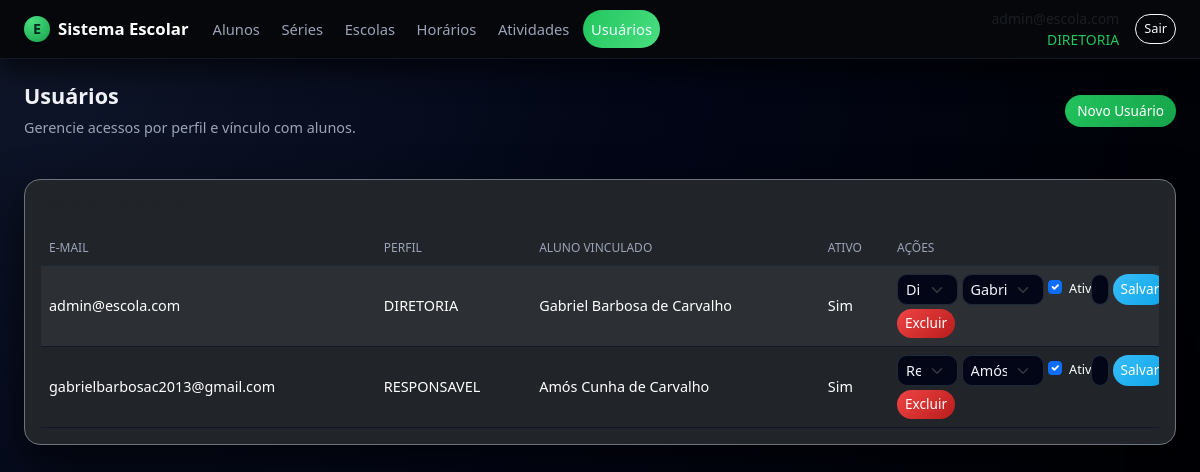
/usuarios/ (signed in), run on the app's committed database.
### app.py (models this page shows, shortened)
class Usuario(db.Model, UserMixin):
    __tablename__ = "usuario"
    id = db.Column(db.Integer, primary_key=True)
    email = db.Column(db.String(120), unique=True, nullable=False)
    senha_hash = db.Column(db.String(255), nullable=False)
    papel = db.Column(db.String(30), nullable=False, default="ALUNO")
    ativo = db.Column(db.Boolean, nullable=False, default=True)
    created_at = db.Column(db.DateTime, nullable=False, default=datetime.utcnow)
    aluno_id = db.Column(db.Integer, db.ForeignKey("aluno.id"), nullable=True)
    aluno = db.relationship("Aluno", lazy="joined")
    def papel_upper(self):
        return (self.papel or "").upper()
    def is_diretoria(self):
        return self.papel_upper() == "DIRETORIA"

class Aluno(db.Model):
    __tablename__ = "aluno"
    id = db.Column(db.Integer, primary_key=True)
    nome = db.Column(db.String(180), nullable=False)
    escola_id = db.Column(db.Integer, db.ForeignKey("escola.id"))
    serie_id = db.Column(db.Integer, db.ForeignKey("serie.id"))
    horario_id = db.Column(db.Integer, db.ForeignKey("horario.id"))
    telefone_cel = db.Column(db.String(30))
    telefone_fixo = db.Column(db.String(30))
    foto_path = db.Column(db.String(300))
    observacoes = db.Column(db.Text)
    naturalidade = db.Column(db.String(120))
    nacionalidade = db.Column(db.String(120))
    data_nascimento = db.Column(db.Date)
    idade = db.Column(db.Integer)
    sexo = db.Column(db.String(1))
    nome_pai = db.Column(db.String(180))
    nome_mae = db.Column(db.String(180))
    endereco = db.Column(db.String(200))
    numero = db.Column(db.String(20))
    bairro = db.Column(db.String(120))
    tem_dificuldade = db.Column(db.Boolean)
    qual_dificuldade = db.Column(db.String(255))
    toma_medicamento = db.Column(db.Boolean)
    qual_medicamento = db.Column(db.String(255))
    inicio_aulas = db.Column(db.Date)
    mensalidade_opcao = db.Column(db.String(60))
    escola = db.relationship("Escola", lazy="joined")
    serie = db.relationship("Serie", lazy="joined")
    horario = db.relationship("Horario", lazy="joined")

### app.py (the view)
@app.route("/usuarios/", methods=["GET"])
@login_required
def usuarios_list():
    if not current_user.is_diretoria():
        flash("Acesso restrito à DIRETORIA.", "warning")
        return redirect(url_for("index"))
    items = Usuario.query.order_by(Usuario.email.asc()).all()
    alunos = Aluno.query.order_by(Aluno.nome.asc()).all()
    return render_template("usuarios/listar.html", items=items, alunos=alunos)

### app.py (called while the page is built)
@login_manager.user_loader
def load_user(uid):
    return db.session.get(Usuario, int(uid))

@app.context_processor
def inject_can():
    return dict(can=can)

### templates/usuarios/listar.html (shortened to what this page needs)
{% extends "base.html" %}
{% block content %}
<div class="page-title-row mb-3">
  <div>
    <h2>Usuários</h2>
    <div class="subtitle">Gerencie acessos por perfil e vínculo com alunos.</div>
  </div>
  <div class="d-flex align-items-center gap-2">
    <button class="btn btn-success"
            type="button"
            data-bs-toggle="collapse"
            data-bs-target="#formNovoUsuario"
            aria-expanded="false"
            aria-controls="formNovoUsuario">
      Novo Usuário
    </button>
  </div>
</div>
<section class="card bg-dark border-secondary">
  <div class="card-body">
    <h5 class="card-title mb-3">Usuários cadastrados</h5>
    {% if items %}
      <div class="table-responsive">
        <table class="table table-dark table-striped align-middle">
          <thead>
            <tr>
              <th>E-mail</th>
              <th>Perfil</th>
              <th>Aluno vinculado</th>
              <th>Ativo</th>
              <th style="width: 270px;">Ações</th>
            </tr>
          </thead>
          <tbody>
          {% for u in items %}
            <tr>
              <td>{{ u.email }}</td>
              <td>{{ u.papel_upper() }}</td>
              <td>{{ u.aluno.nome if u.aluno else '-' }}</td>
              <td>{{ 'Sim' if u.ativo else 'Não' }}</td>
              <td>
                <form method="post"
                      action="{{ url_for('usuarios_editar', id=u.id) }}"
                      class="row g-1 align-items-center">
                  <div class="col-md-3">
                    <select name="papel" class="form-select form-select-sm">
                      <option value="DIRETORIA" {{ 'selected' if u.papel_upper()=='DIRETORIA' else '' }}>Diretoria</option>
                      <option value="RESPONSAVEL" {{ 'selected' if u.papel_upper()=='RESPONSAVEL' else '' }}>Responsável</option>
                    </select>
                  </div>
                  <div class="col-md-4">
                    <select name="aluno_id" class="form-select form-select-sm">
                      {% for a in alunos %}
                        <option value="{{ a.id }}" {{ 'selected' if u.aluno_id == a.id else '' }}>
                          {{ a.nome }}
                        </option>
                      {% endfor %}
                    </select>
                  </div>
                  <div class="col-md-2 d-flex align-items-center">
                    <div class="form-check">
                      <input class="form-check-input" type="checkbox" name="ativo"
                             id="ativo_{{ u.id }}" {{ 'checked' if u.ativo else '' }}>
                      <label class="form-check-label small" for="ativo_{{ u.id }}">Ativo</label>
                    </div>
                  </div>
                  <div class="col-md-3 d-flex gap-1">
                    <input type="password"
                           name="nova_senha"
                           class="form-control form-control-sm"
                           placeholder="Nova senha">
                    <button type="submit" class="btn btn-sm btn-primary">Salvar</button>
                  </div>
                </form>
                <form method="post"
                      action="{{ url_for('usuarios_excluir', id=u.id) }}"
                      class="mt-1"
                      onsubmit="return confirm('Confirma excluir este usuário?');">
                  <button type="submit" class="btn btn-sm btn-danger">Excluir</button>
                </form>
              </td>
            </tr>
          {% endfor %}
          </tbody>
        </table>
      </div>
    {% else %}
      <p class="text-muted mb-0">Nenhum usuário cadastrado.</p>
    {% endif %}
  </div>
</section>
{% endblock %}

### templates/base.html (shortened to what this page needs)
<!doctype html>
<html lang="pt-BR">
<head>
  <link
    href="https://cdn.jsdelivr.net/npm/bootstrap@5.3.3/dist/css/bootstrap.min.css"
    rel="stylesheet"
  >
  <link rel="stylesheet" href="{{ url_for('static', filename='css/style.css') }}">
</head>
<body class="app-body">
  <header class="app-navbar navbar navbar-expand-lg navbar-dark">
    <div class="container-fluid px-3 px-lg-4">
      <a class="navbar-brand d-flex align-items-center gap-2" href="{{ url_for('index') }}">
        <span class="brand-icon">E</span>
        <span class="fw-semibold">Sistema Escolar</span>
      </a>
      {% if current_user.is_authenticated %}
        <div class="collapse navbar-collapse" id="mainNav">
          <ul class="navbar-nav me-auto mb-2 mb-lg-0 app-menu">
            {% set papel = current_user.papel_upper() if current_user.is_authenticated else '' %}
            <li class="nav-item">
              <a class="nav-link {% if request.endpoint and 'alunos' in request.endpoint %}active{% endif %}"
                 href="{{ url_for('alunos_list') }}">
                Alunos
              </a>
            </li>
            {% if papel not in ['RESPONSAVEL', 'ALUNO'] %}
              <li class="nav-item">
                <a class="nav-link {% if request.endpoint and 'series_' in request.endpoint %}active{% endif %}"
                   href="{{ url_for('series_list') }}">
                  Séries
                </a>
              </li>
              <li class="nav-item">
                <a class="nav-link {% if request.endpoint and 'escolas_' in request.endpoint %}active{% endif %}"
                   href="{{ url_for('escolas_list') }}">
                  Escolas
                </a>
              </li>
              <li class="nav-item">
                <a class="nav-link {% if request.endpoint and 'horarios_' in request.endpoint %}active{% endif %}"
                   href="{{ url_for('horarios_list') }}">
                  Horários
                </a>
              </li>
            {% endif %}
            <li class="nav-item">
              <a class="nav-link {% if request.endpoint and 'atividades_' in request.endpoint %}active{% endif %}"
                 href="{{ url_for('atividades_listar') }}">
                Atividades
              </a>
            </li>
            {% if papel == 'DIRETORIA' %}
              <li class="nav-item">
                <a class="nav-link {% if request.endpoint and 'usuarios_' in request.endpoint %}active{% endif %}"
                   href="{{ url_for('usuarios_list') }}">
                  Usuários
                </a>
              </li>
            {% endif %}
          </ul>
          <div class="d-flex align-items-center gap-3">
            <div class="text-end small text-muted d-none d-md-block">
              <div>{{ current_user.email }}</div>
              <div class="text-accent">{{ current_user.papel_upper() }}</div>
            </div>
            <form method="post" action="{{ url_for('logout') }}">
              <button class="btn btn-sm btn-outline-light" type="submit">Sair</button>
            </form>
          </div>
        </div>
      {% endif %}
    </div>
  </header>
  <main class="app-main container-fluid px-3 px-lg-4 py-4">
    <div class="page-wrapper">
      {% block content %}{% endblock %}
    </div>
  </main>
</body>
</html>

### static/css/style.css (style rules this page uses)
:root { --bg-body: #05070b; --bg-elevated: #10141f; --bg-elevated-soft: #181d2a; --bg-navbar: #05070b; --border-soft: #262c3c; --text-main: #f4f5fb; --text-muted: #9ca3b8; --accent: #22c55e; --accent-soft: rgba(34, 197, 94, 0.15); --danger-soft: rgba(239, 68, 68, 0.15); --radius-lg: 16px; --radius-md: 10px; --shadow-soft: 0 18px 45px rgba(0, 0, 0, 0.65); }
.app-body { background: radial-gradient(circle at top left, #10172a 0, #020617 45%, #000 100%); color: var(--text-main); min-height: 100vh; font-family: system-ui, -apple-system, BlinkMacSystemFont, "Segoe UI", sans-serif; }
.app-navbar { background-color: var(--bg-navbar); border-bottom: 1px solid #111827; box-shadow: 0 10px 30px rgba(0, 0, 0, 0.7); position: sticky; top: 0; z-index: 1030; }
.app-navbar .navbar-brand { font-size: 1.05rem; }
.brand-icon { width: 26px; height: 26px; border-radius: 999px; background: radial-gradient(circle at 30% 20%, #4ade80, #16a34a); display: inline-flex; align-items: center; justify-content: center; font-size: 0.9rem; font-weight: 700; color: #022c22; }
.app-menu .nav-link { font-size: 0.92rem; color: var(--text-muted); padding-inline: 0.9rem; border-radius: 999px; margin-right: 0.35rem; transition: all 0.18s ease-out; }
.app-menu .nav-link.active { color: #ecfeff; background: linear-gradient(120deg, #22c55e, #4ade80); }
.app-main { color: var(--text-main); max-width: 1200px; margin-inline: auto; }
.page-wrapper { display: flex; flex-direction: column; gap: 1.5rem; }
.card { background-color: var(--bg-elevated); border-radius: var(--radius-lg); border: 1px solid var(--border-soft); box-shadow: var(--shadow-soft); }
.card-title { font-size: 1rem; font-weight: 600; }
.page-title-row { display: flex; align-items: center; justify-content: space-between; gap: 1rem; }
.page-title-row h2 { font-size: 1.35rem; font-weight: 600; }
.page-title-row .subtitle { font-size: 0.9rem; color: var(--text-muted); }
.table { color: var(--text-main); font-size: 0.9rem; margin-bottom: 0; }
.table thead { background: linear-gradient(90deg, #020617, #020617); }
.table thead th { color: #9ca3b8; border-bottom: 1px solid #1f2933 !important; font-weight: 500; text-transform: uppercase; font-size: 0.75rem; }
.table tbody tr { background-color: var(--bg-elevated-soft); }
.table tbody tr:nth-child(even) { background-color: #050816; }
.table td, .table th { border-color: #111827 !important; }
.form-control, .form-select, textarea.form-control { background-color: #020617; border-radius: var(--radius-md); border: 1px solid #1e293b; color: var(--text-main); font-size: 0.9rem; }
.btn { border-radius: 999px; font-size: 0.85rem; }
.btn-success { background: linear-gradient(135deg, #22c55e, #16a34a); border: none; }
.btn-primary { background: linear-gradient(135deg, #38bdf8, #0ea5e9); border: none; }
.btn-outline-light { border-radius: 999px; font-size: 0.8rem; }
.btn-danger { background: linear-gradient(135deg, #ef4444, #b91c1c); border: none; }
.text-accent { color: var(--accent); }

### data on the page
Usuario: email "admin@escola.com", papel_upper "DIRETORIA", aluno "Gabriel Barbosa de Carvalho", ativo "Sim"
Usuario: email "gabrielbarbosac2013@gmail.com", papel_upper "RESPONSAVEL", aluno "Amós Cunha de Carvalho", ativo "Sim"

### other printed values
form field aluno_id "Gabriel Barbosa de Carvalho"
form field aluno_id "Amós Cunha de Carvalho"
